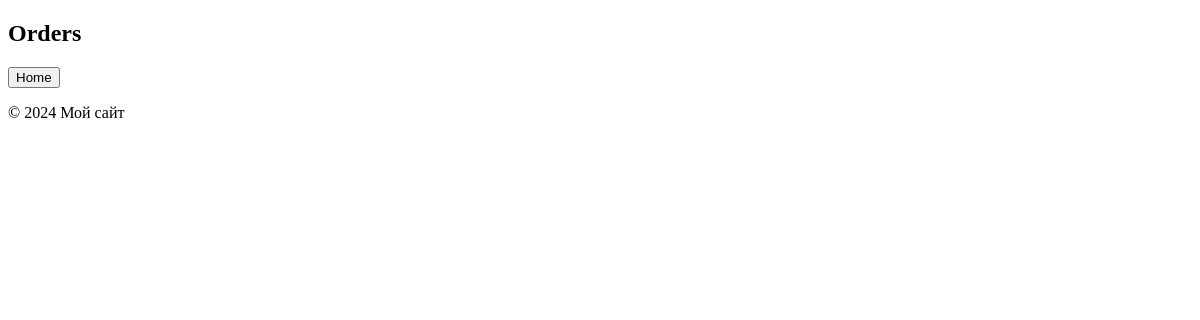
/orders/, run on an earlier commit of the app's database.
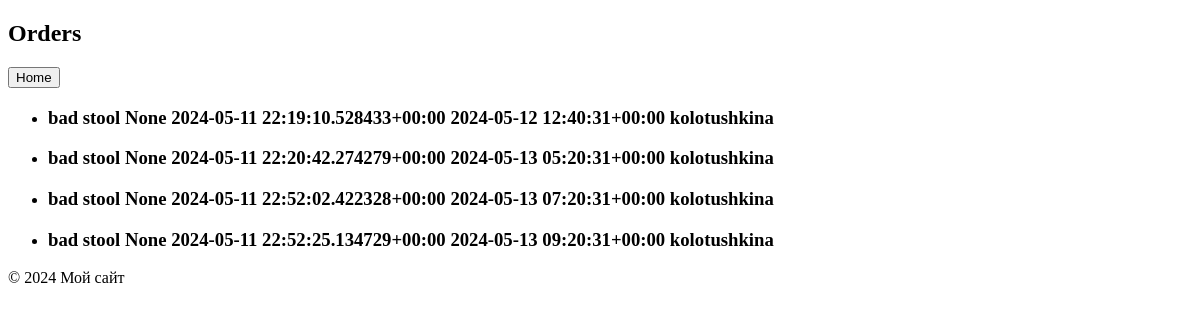
And on a later commit of the database.
### factory/models.py (models this page shows, shortened)
class Order(models.Model):
    order_date = models.DateTimeField(auto_now_add=True)
    completion_date = models.DateTimeField()
    client_name = models.CharField(max_length=100, null=True)
    product_name = models.CharField(max_length=100, null=True)
    client = models.ForeignKey(Client, on_delete=models.SET_NULL, null=True)
    product = models.ForeignKey(Product, on_delete=models.SET_NULL, null=True)
    pickup_point = models.ForeignKey(PickupPoint, on_delete=models.SET_NULL, null=True)
    quantity = models.IntegerField()
    promo_code = models.ForeignKey(PromoCode, on_delete=models.SET_NULL, null=True)
    def __str__(self):
        return f"{self.product_name} {self.client_name} {self.order_date} {self.completion_date} {self.pickup_point}"
    class Meta:
        ordering = ['completion_date']

class PickupPoint(models.Model):
    address = models.CharField(max_length=100)
    is_deleted = models.BooleanField(default=False)
    def __str__(self):
        return f"{self.address}"
    class Meta:
        ordering = ['address']

### factory/views.py (the view)
# urls.py: path('orders/', OrderListView.as_view(), name='orders'),
class OrderListView(ListView):
    model = Order
    template_name = 'orders.html'  # <app>/<model>_<viewtype>.html
    context_object_name = 'orders'

### factory/templates/factory/orders.html (shortened to what this page needs)
{% extends "base_generic.html" %}
{% block content %}
  <h2>Orders</h2>
  <form action="{% url 'home' %}" method="get">
    <button type="submit">Home</button>
</form>
  <ul>
    {% for order in orders %}
      <li>
        <h3>{{ order }}</h3>
      </li>
      {% endfor %}
  </ul>
{% endblock %}

### factory/templates/factory/base_generic.html (shortened to what this page needs)
<!DOCTYPE html>
<html>
<head>
</head>
<body>
    <main>
        {% block content %}
        {% endblock content %}
    </main>
    <footer>
        <p>© 2024 Мой сайт</p>
    </footer>
</body>
</html>

What changed in the data, as far as the page shows it:
added Order: product_name+client_name+order_date "bad stool None 2024-05-11 22:19:10.528433+00:00 2024-05-12 12:40:31+00:00 kolotushkina"
added Order: product_name+client_name+order_date "bad stool None 2024-05-11 22:20:42.274279+00:00 2024-05-13 05:20:31+00:00 kolotushkina"
added Order: product_name+client_name+order_date "bad stool None 2024-05-11 22:52:02.422328+00:00 2024-05-13 07:20:31+00:00 kolotushkina"
added Order: product_name+client_name+order_date "bad stool None 2024-05-11 22:52:25.134729+00:00 2024-05-13 09:20:31+00:00 kolotushkina"
